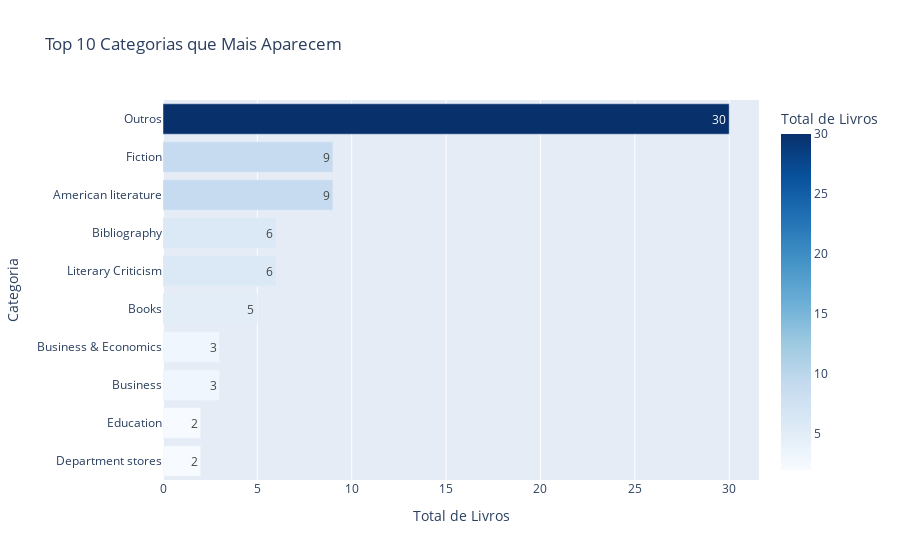

This figure's notebook cell:
### Markdown cell above
## 5. Análise de Segmentação: Principais Gêneros e Temas

Abaixo, exploramos a classificação dos livros por categorias. Esta visualização revela a diversidade de subtemas presentes na amostra de **Investing**. 

> **Nota Técnica:** Observou-se uma alta fragmentação nos metadados de categorias fornecidos pela API, com uma grande variedade de termos específicos. O gráfico abaixo consolida os 10 gêneros mais frequentes, permitindo identificar quais áreas correlatas (como Negócios, Economia ou Finanças Pessoais) possuem maior representatividade no catálogo.

### Code cell
top_categorias = df['categories'].value_counts().head(10).reset_index()
top_categorias.columns = ['Categoria', 'Total de Livros']

fig_cat = px.bar(top_categorias, 
                 x='Total de Livros', 
                 y='Categoria', 
                 title='Top 10 Categorias que Mais Aparecem',
                 orientation='h',
                 color='Total de Livros',
                 color_continuous_scale='Blues',
                 text_auto=True)
fig_cat.update_layout(yaxis={'categoryorder':'total ascending'})

fig_cat.show()

### Figure 1 — Plotly figure (JSON) as saved in the notebook; plotly's stock layout.template omitted (floating-point values rounded to 4 significant figures)
{"data": [{"hovertemplate": "Total de Livros=%{marker.color}<br>Categoria=%{y}<extra></extra>", "legendgroup": "", "marker": {"color": [30, 9, 9, 6, 6, 5, 3, 3, 2, 2], "coloraxis": "coloraxis", "pattern": {"shape": ""}}, "name": "", "orientation": "h", "showlegend": false, "textposition": "auto", "texttemplate": "%{x}", "type": "bar", "x": [30, 9, 9, 6, 6, 5, 3, 3, 2, 2], "xaxis": "x", "y": ["Outros", "American literature", "Fiction", "Literary Criticism", "Bibliography", "Books", "Business", "Business & Economics", "Department stores", "Education"], "yaxis": "y"}], "layout": {"barmode": "relative", "coloraxis": {"colorbar": {"title": {"text": "Total de Livros"}}, "colorscale": [[0, "rgb(247,251,255)"], [0.125, "rgb(222,235,247)"], [0.25, "rgb(198,219,239)"], [0.375, "rgb(158,202,225)"], [0.5, "rgb(107,174,214)"], [0.625, "rgb(66,146,198)"], [0.75, "rgb(33,113,181)"], [0.875, "rgb(8,81,156)"], [1, "rgb(8,48,107)"]]}, "legend": {"tracegroupgap": 0}, "title": {"text": "Top 10 Categorias que Mais Aparecem"}, "xaxis": {"anchor": "y", "domain": [0, 1], "title": {"text": "Total de Livros"}}, "yaxis": {"anchor": "x", "categoryorder": "total ascending", "domain": [0, 1], "title": {"text": "Categoria"}}}}
